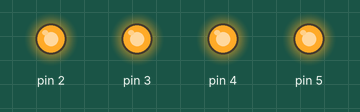
A sketch run on a simulated Arduino Uno, built with avr-gcc and run on an emulated ATmega328P. On the bench: output pins drawn as LEDs (lit = HIGH).

Above: at 0.1 s.
Timing chart, 0 to 1.6 s (numbered marks = the images above):
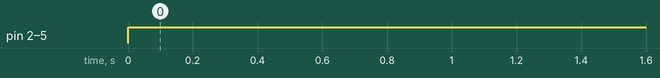

Measured:
- by itself, pin 2–5: LOW → HIGH at 0.00 s

The sketch:

NoNamedYJM0419.ino
```cpp
void setup(){
  pinMode(2,OUTPUT);
  pinMode(3,OUTPUT);
  pinMode(4,OUTPUT);
  pinMode(5,OUTPUT);

  }
void loop(){
  digitalWrite(2,HIGH);
  digitalWrite(3,HIGH);
  digitalWrite(4,HIGH);
  digitalWrite(5,HIGH);
  }

/*
void loop() {
  int a;
  for(a=2;a<4;a++){
  digitalWrite(a,HIGH);
  digitalWrite(a+2,HIGH);
  delay(500);
  digitalWrite(a,LOW);
  digitalWrite(a+2,LOW);
  delay(500);

  }
}*/
/*void loop() {
  int a;
  for(a=2;a<6;a++){
  digitalWrite(a,HIGH);
  delay(500);
  digitalWrite(a,LOW);
  delay(500);
  }
}*/
```
